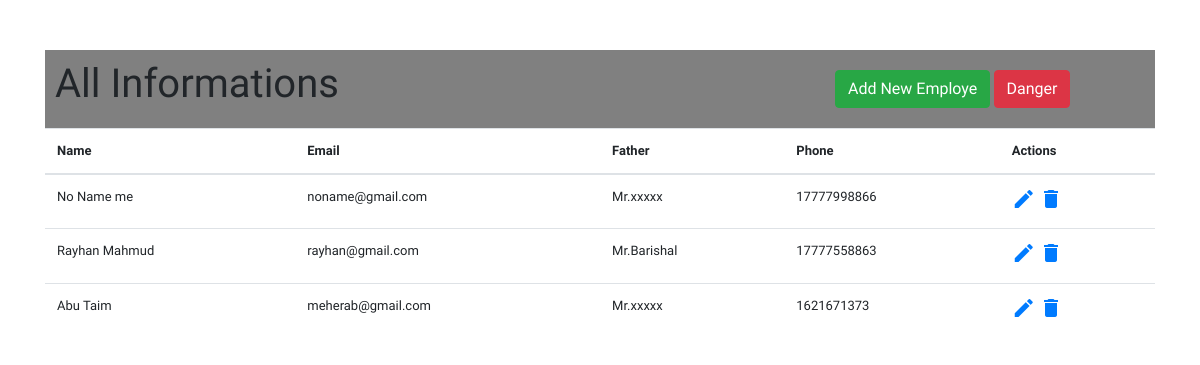
Before: / with the older database file.
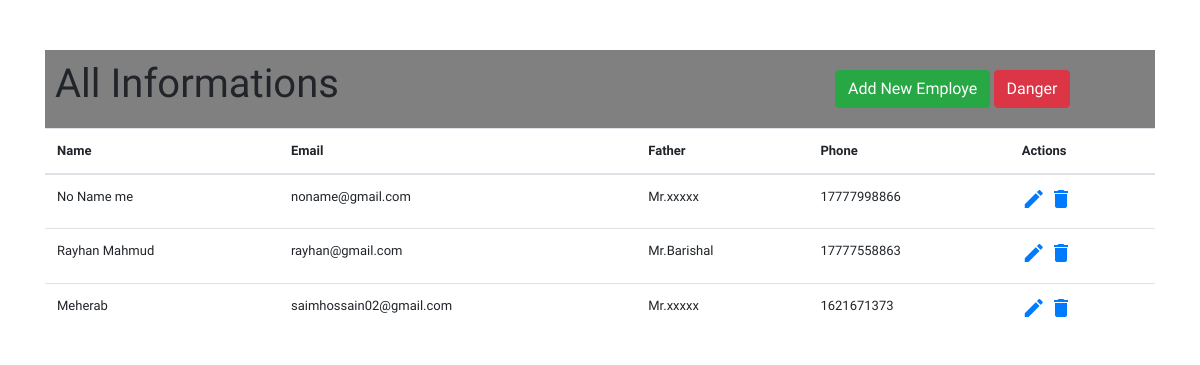
After: the same page with the newer database file.
### crud/models.py (models this page shows, shortened)
class Info(models.Model):
    name = models.CharField(max_length=100)
    email = models.EmailField(max_length=250, null=True)
    father = models.CharField(max_length=100)
    phone = models.IntegerField(null=True)

### crud/views.py (the view)
# urls.py: path('', home, name='home'),
def home(request):
    informations = Info.objects.all()
    return render(request, 'index.html', {'info':informations} )

### crud/templates/index.html (shortened to what this page needs)
<!DOCTYPE html>
<html lang="en">
<head>
    <link rel="stylesheet" href="https://maxcdn.bootstrapcdn.com/font-awesome/4.7.0/css/font-awesome.min.css">
    <link rel="stylesheet" href="https://maxcdn.bootstrapcdn.com/bootstrap/4.0.0/css/bootstrap.min.css">
</head>
<body>
    <div class="container">
        <div class="tabble-responsive">
            <div class="tabble-title">
               <div class="row">
                     <div class="col-lg-6">
                        <h1>All Informations<br></h1>
                    </div>
                    <div class="col-lg-6">
                        <div class="butn">
                        <a href="{% url 'create_info' %}"><button type="button" class="btn btn-success">Add New Employe</button></a>
                        <a href="#"><button type="button" class="btn btn-danger">Danger</button></a>
                    </div>
               </div>
            </div>
        </div>
        <table class="table">
            <thead>
                <tr>
                <th scope="col">Name</th>
                <th scope="col">Email</th>
                <th scope="col">Father</th>
                <th scope="col">Phone</th>
                <th scope="col">Actions</th>
                </tr>
            </thead>
            <tbody>
            {% for informations in info %}
                <tr>
                <td>{{informations.name}}</td>
                <td>{{informations.email}}</td>
                <td>{{informations.father}}</td>
                <td>{{informations.phone}}</td>
                <td>
                    <a href="{% url 'update_info' informations.pk  %}" class="edit" data-toggle="modal"><i class="material-icons"  data-toggle="tooltip" title="Edit">&#xE254;</i></a>
					<a href="{% url 'delete_info' informations.pk  %}" class="delete" data-toggle="modal"><i class="material-icons" data-toggle="tooltip" title="Delete">&#xE872;</i></a>
                </td>
                </tr>
                {% endfor %}
            </tbody>
        </table>
    </div>
</body>
</html>

### crud/templates/index.html (style rules this page uses)
body { font-family: 'Varela Round', sans-serif; font-size: 13px; }
.tabble-title { background-color: #808080; margin-top: 50px; }
.tabble-title h1 { padding: 10px; color: ffffff; }
.butn { margin-left: 200px; padding: 20px; }

Changed rows visible on the page:
removed Info: name "Abu Taim", email "meherab@gmail.com", father "Mr.xxxxx", phone "1621671373"
added Info: name "Meherab", email "saimhossain02@gmail.com", father "Mr.xxxxx", phone "1621671373"
